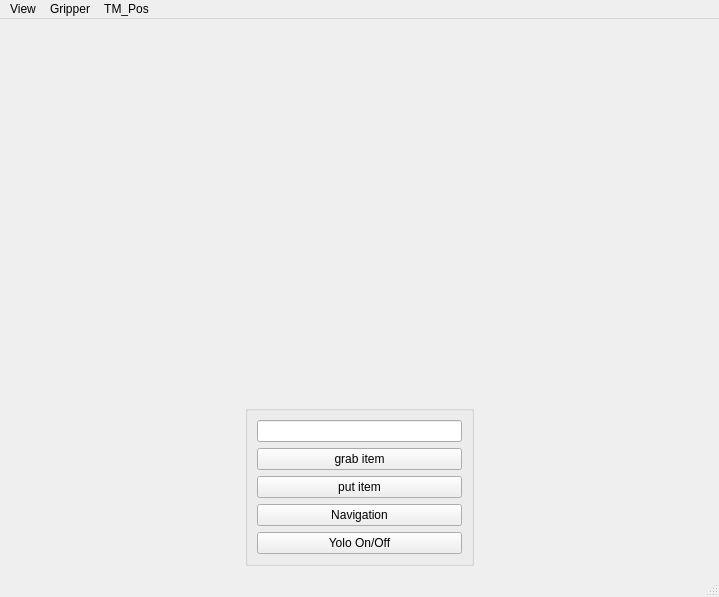
<?xml version="1.0" encoding="UTF-8"?>
<ui version="4.0">
 <class>MainWindow</class>
 <widget class="QMainWindow" name="MainWindow">
  <property name="windowModality">
   <enum>Qt::NonModal</enum>
  </property>
  <property name="enabled">
   <bool>true</bool>
  </property>
  <property name="geometry">
   <rect>
    <x>0</x>
    <y>0</y>
    <width>719</width>
    <height>597</height>
   </rect>
  </property>
  <property name="sizePolicy">
   <sizepolicy hsizetype="Preferred" vsizetype="Preferred">
    <horstretch>0</horstretch>
    <verstretch>0</verstretch>
   </sizepolicy>
  </property>
  <property name="windowTitle">
   <string>Medicare</string>
  </property>
  <property name="windowIcon">
   <iconset>
    <normaloff>../icon/bot.png</normaloff>../icon/bot.png</iconset>
  </property>
  <widget class="QWidget" name="centralwidget">
   <layout class="QGridLayout" name="gridLayout_3">
    <item row="0" column="0" colspan="3">
     <layout class="QGridLayout" name="gridLayout" rowstretch="3">
      <property name="sizeConstraint">
       <enum>QLayout::SetMaximumSize</enum>
      </property>
      <property name="leftMargin">
       <number>0</number>
      </property>
     </layout>
    </item>
    <item row="2" column="1">
     <widget class="QGroupBox" name="groupBox_4">
      <property name="title">
       <string/>
      </property>
      <layout class="QVBoxLayout" name="verticalLayout_3">
       <item>
        <widget class="QLineEdit" name="item_id_LineEdit">
         <property name="sizePolicy">
          <sizepolicy hsizetype="Preferred" vsizetype="Fixed">
           <horstretch>0</horstretch>
           <verstretch>0</verstretch>
          </sizepolicy>
         </property>
        </widget>
       </item>
       <item>
        <widget class="QPushButton" name="grab_item_button">
         <property name="text">
          <string>grab item</string>
         </property>
        </widget>
       </item>
       <item>
        <widget class="QPushButton" name="put_item_button">
         <property name="text">
          <string>put item</string>
         </property>
        </widget>
       </item>
       <item>
        <widget class="QPushButton" name="nav_start_button">
         <property name="text">
          <string>Navigation</string>
         </property>
         <property name="icon">
          <iconset>
           <normaloff>../icon/marker.png</normaloff>../icon/marker.png</iconset>
         </property>
        </widget>
       </item>
       <item>
        <widget class="QPushButton" name="yolo_onoff_button">
         <property name="text">
          <string>Yolo On/Off</string>
         </property>
        </widget>
       </item>
      </layout>
     </widget>
    </item>
    <item row="1" column="0" rowspan="2">
     <widget class="QWidget" name="widget" native="true">
      <layout class="QVBoxLayout" name="verticalLayout">
       <item>
        <widget class="QPushButton" name="interrupt_button">
         <property name="autoFillBackground">
          <bool>false</bool>
         </property>
         <property name="styleSheet">
          <string notr="true">border: 0px;</string>
         </property>
         <property name="text">
          <string/>
         </property>
         <property name="icon">
          <iconset>
           <normaloff>../icon/stop-button.png</normaloff>../icon/stop-button.png</iconset>
         </property>
         <property name="iconSize">
          <size>
           <width>90</width>
           <height>90</height>
          </size>
         </property>
         <property name="shortcut">
          <string/>
         </property>
         <property name="checkable">
          <bool>false</bool>
         </property>
        </widget>
       </item>
      </layout>
     </widget>
    </item>
    <item row="2" column="2">
     <widget class="QWidget" name="widget_2" native="true"/>
    </item>
   </layout>
  </widget>
  <widget class="QMenuBar" name="menubar">
   <property name="geometry">
    <rect>
     <x>0</x>
     <y>0</y>
     <width>719</width>
     <height>22</height>
    </rect>
   </property>
   <property name="tabletTracking">
    <bool>false</bool>
   </property>
   <widget class="QMenu" name="menuView">
    <property name="title">
     <string>View</string>
    </property>
    <addaction name="actionNode_checker"/>
    <addaction name="actionAmm_control"/>
    <addaction name="actionArm_control"/>
   </widget>
   <widget class="QMenu" name="menuGripper">
    <property name="title">
     <string>Gripper</string>
    </property>
    <addaction name="actionReset"/>
    <addaction name="actionActive"/>
    <addaction name="actionOpen"/>
    <addaction name="actionClose"/>
   </widget>
   <widget class="QMenu" name="menuTM_Pos">
    <property name="title">
     <string>TM_Pos</string>
    </property>
    <addaction name="actionInit_Pos"/>
    <addaction name="actionYolo_Pos"/>
   </widget>
   <addaction name="menuView"/>
   <addaction name="menuGripper"/>
   <addaction name="menuTM_Pos"/>
  </widget>
  <widget class="QStatusBar" name="statusbar"/>
  <action name="actionNode_checker">
   <property name="icon">
    <iconset>
     <normaloff>../icon/list-check.png</normaloff>../icon/list-check.png</iconset>
   </property>
   <property name="text">
    <string>Node checker</string>
   </property>
  </action>
  <action name="actionAmm_control">
   <property name="icon">
    <iconset>
     <normaloff>../icon/car.png</normaloff>../icon/car.png</iconset>
   </property>
   <property name="text">
    <string>Amm control</string>
   </property>
  </action>
  <action name="actionOpen">
   <property name="icon">
    <iconset>
     <normaloff>../icon/hello.png</normaloff>../icon/hello.png</iconset>
   </property>
   <property name="text">
    <string>Open</string>
   </property>
  </action>
  <action name="actionClose">
   <property name="icon">
    <iconset>
     <normaloff>../icon/letter-s.png</normaloff>../icon/letter-s.png</iconset>
   </property>
   <property name="text">
    <string>Close</string>
   </property>
  </action>
  <action name="actionReset">
   <property name="icon">
    <iconset>
     <normaloff>../icon/refresh.png</normaloff>../icon/refresh.png</iconset>
   </property>
   <property name="text">
    <string>Reset</string>
   </property>
  </action>
  <action name="actionActive">
   <property name="icon">
    <iconset>
     <normaloff>../icon/play.png</normaloff>../icon/play.png</iconset>
   </property>
   <property name="text">
    <string>Active</string>
   </property>
  </action>
  <action name="actionArm_control">
   <property name="icon">
    <iconset>
     <normaloff>../icon/robot-arm.png</normaloff>../icon/robot-arm.png</iconset>
   </property>
   <property name="text">
    <string>Arm control</string>
   </property>
  </action>
  <action name="actionInit_Pos">
   <property name="icon">
    <iconset>
     <normaloff>../icon/marker.png</normaloff>../icon/marker.png</iconset>
   </property>
   <property name="text">
    <string>Init_Pos</string>
   </property>
  </action>
  <action name="actionYolo_Pos">
   <property name="icon">
    <iconset>
     <normaloff>../icon/marker.png</normaloff>../icon/marker.png</iconset>
   </property>
   <property name="text">
    <string>Yolo_Pos</string>
   </property>
  </action>
 </widget>
 <resources/>
 <connections/>
</ui>
